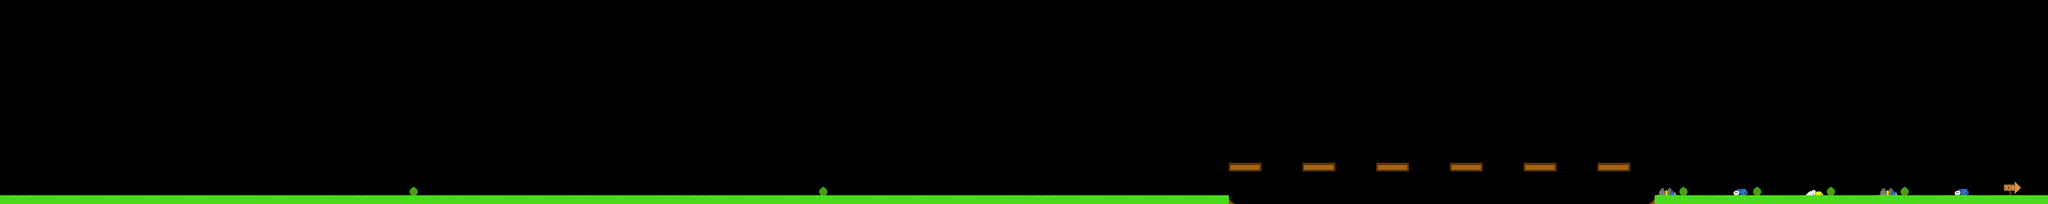

This game map was drawn from its Tiled (.tmx) file and the tilesets committed beside it. A one-line description and the trimmed map source follow:
An orthogonal 250x25 tile map with 32x32 px tiles, 2 tile layers (ground, background) and 79 objects.

<map version="1.0" orientation="orthogonal" renderorder="right-down" width="250" height="25" tilewidth="32" tileheight="32" nextobjectid="101">
 <tileset firstgid="1" name="ground" tilewidth="32" tileheight="32">
  <image source="levelTextures/ground.png" width="256" height="256" />
 </tileset>
 <layer name="ground" width="250" height="25">
  <data>[6250 cells, 227 non-empty, 7 distinct tile ids]</data>
 </layer>
 <layer name="background" width="250" height="25">
  <data>[6250 cells, 252 non-empty, 22 distinct tile ids]</data>
 </layer>
 <objectgroup name="enemy">
  <object id="78" x="867" y="723" width="28" height="29">
   <properties>
    <property name="enemyType" value="0" />
   </properties>
   <ellipse />
  </object>
  <object id="79" x="1058" y="724" width="29" height="29">
   <properties>
    <property name="enemyType" value="0" />
   </properties>
   <ellipse />
  </object>
  <object id="80" x="1249" y="725" width="31" height="28">
   <properties>
    <property name="enemyType" value="1" />
   </properties>
   <ellipse />
  </object>
  <object id="81" x="1953" y="724" width="30" height="27">
   <properties>
    <property name="enemyType" value="2" />
   </properties>
   <ellipse />
  </object>
  <object id="82" x="2147" y="721" width="28" height="31">
   <properties>
    <property name="enemyType" value="1" />
   </properties>
   <ellipse />
  </object>
  <object id="83" x="2336" y="722" width="31" height="30">
   <properties>
    <property name="enemyType" value="1" />
   </properties>
   <ellipse />
  </object>
  <object id="84" x="2529" y="723" width="30" height="29">
   <properties>
    <property name="enemyType" value="2" />
   </properties>
   <ellipse />
  </object>
  <object id="85" x="2720" y="722" width="30" height="30">
   <properties>
    <property name="enemyType" value="2" />
   </properties>
   <ellipse />
  </object>
  <object id="86" x="2914" y="721" width="30" height="31">
   <properties>
    <property name="enemyType" value="1" />
   </properties>
   <ellipse />
  </object>
  <object id="87" x="3490" y="721" width="30" height="30">
   <properties>
    <property name="enemyType" value="0" />
   </properties>
   <ellipse />
  </object>
  <object id="88" x="3680" y="721" width="32" height="31">
   <properties>
    <property name="enemyType" value="2" />
   </properties>
   <ellipse />
  </object>
  <object id="89" x="3872" y="721" width="29" height="30">
   <properties>
    <property name="enemyType" value="1" />
   </properties>
   <ellipse />
  </object>
  <object id="90" x="4066" y="718" width="29" height="30">
   <properties>
    <property name="enemyType" value="0" />
   </properties>
   <ellipse />
  </object>
  <object id="91" x="4257" y="718" width="30" height="31">
   <properties>
    <property name="enemyType" value="3" />
   </properties>
   <ellipse />
  </object>
  <object id="92" x="4450" y="719" width="30" height="32">
   <properties>
    <property name="enemyType" value="2" />
   </properties>
   <ellipse />
  </object>
  <object id="93" x="4640" y="723" width="30" height="31">
   <properties>
    <property name="enemyType" value="3" />
   </properties>
   <ellipse />
  </object>
 </objectgroup>
 <objectgroup name="player">
  <object id="6" x="98" y="738" width="28" height="27">
   <ellipse />
  </object>
 </objectgroup>
 <objectgroup name="traps">
  <object id="1" x="1746" y="721" width="29" height="27">
   <ellipse />
  </object>
  <object id="2" x="1488" y="722" width="30" height="30">
   <ellipse />
  </object>
  <object id="3" x="3122" y="721" width="29" height="29">
   <ellipse />
  </object>
  <object id="4" x="3314" y="720" width="30" height="29">
   <ellipse />
  </object>
  <object id="5" x="6353" y="594" width="28" height="29">
   <ellipse />
  </object>
 </objectgroup>
 <objectgroup name="coins">
  <object id="26" x="1600" y="609" width="31" height="29">
   <ellipse />
  </object>
  <object id="27" x="1728" y="610" width="31" height="27">
   <ellipse />
  </object>
  <object id="28" x="1473" y="607" width="29" height="30">
   <ellipse />
  </object>
  <object id="29" x="1665" y="674" width="30" height="29">
   <ellipse />
  </object>
  <object id="30" x="1537" y="673" width="29" height="29">
   <ellipse />
  </object>
  <object id="31" x="1407" y="673" width="32" height="30">
   <ellipse />
  </object>
  <object id="32" x="1793" y="675" width="30" height="28">
   <ellipse />
  </object>
  <object id="34" x="4992" y="479" width="31" height="32">
   <ellipse />
  </object>
  <object id="35" x="5279" y="481" width="31" height="31">
   <ellipse />
  </object>
  <object id="36" x="5569" y="481" width="30" height="29">
   <ellipse />
  </object>
  <object id="37" x="4929" y="513" width="30" height="27">
   <ellipse />
  </object>
  <object id="38" x="5056" y="512" width="31" height="31">
   <ellipse />
  </object>
  <object id="39" x="5216" y="512" width="32" height="30">
   <ellipse />
  </object>
  <object id="40" x="5346" y="514" width="28" height="26">
   <ellipse />
  </object>
  <object id="41" x="5506" y="515" width="30" height="27">
   <ellipse />
  </object>
  <object id="42" x="5632" y="514" width="30" height="28">
   <ellipse />
  </object>
  <object id="43" x="5857" y="483" width="29" height="30">
   <ellipse />
  </object>
  <object id="44" x="5796" y="515" width="25" height="26">
   <ellipse />
  </object>
  <object id="45" x="5922" y="514" width="27" height="30">
   <ellipse />
  </object>
  <object id="46" x="6145" y="483" width="29" height="26">
   <ellipse />
  </object>
  <object id="47" x="6081" y="514" width="29" height="25">
   <ellipse />
  </object>
  <object id="48" x="6209" y="512" width="29" height="29">
   <ellipse />
  </object>
  <object id="49" x="6656" y="610" width="31" height="28">
   <ellipse />
  </object>
  <object id="50" x="6943" y="609" width="29" height="29">
   <ellipse />
  </object>
  <object id="51" x="7232" y="609" width="28" height="29">
   <ellipse />
  </object>
  <object id="52" x="7520" y="609" width="31" height="29">
   <ellipse />
  </object>
  <object id="54" x="386" y="706" width="27" height="28">
   <ellipse />
  </object>
  <object id="55" x="577" y="705" width="31" height="29">
   <ellipse />
  </object>
  <object id="56" x="767" y="704" width="33" height="31">
   <ellipse />
  </object>
  <object id="57" x="962" y="708" width="30" height="29">
   <ellipse />
  </object>
  <object id="58" x="1154" y="707" width="29" height="29">
   <ellipse />
  </object>
  <object id="59" x="1345" y="704" width="30" height="27">
   <ellipse />
  </object>
  <object id="60" x="1858" y="704" width="29" height="31">
   <ellipse />
  </object>
  <object id="61" x="2049" y="707" width="29" height="24">
   <ellipse />
  </object>
  <object id="62" x="2241" y="706" width="30" height="29">
   <ellipse />
  </object>
  <object id="63" x="2433" y="706" width="30" height="29">
   <ellipse />
  </object>
  <object id="64" x="2624" y="706" width="32" height="29">
   <ellipse />
  </object>
  <object id="65" x="2817" y="705" width="30" height="29">
   <ellipse />
  </object>
  <object id="66" x="3009" y="705" width="28" height="30">
   <ellipse />
  </object>
  <object id="67" x="3201" y="579" width="30" height="27">
   <ellipse />
  </object>
  <object id="68" x="3104" y="642" width="31" height="29">
   <ellipse />
  </object>
  <object id="69" x="3297" y="642" width="27" height="27">
   <ellipse />
  </object>
  <object id="70" x="3394" y="705" width="28" height="30">
   <ellipse />
  </object>
  <object id="71" x="3585" y="706" width="29" height="29">
   <ellipse />
  </object>
  <object id="72" x="3777" y="705" width="30" height="31">
   <ellipse />
  </object>
  <object id="73" x="3969" y="705" width="29" height="30">
   <ellipse />
  </object>
  </objectgroup>
 <objectgroup name="medickit">
  <!-- 7 objects omitted --></objectgroup>
</map>
<!-- 11 of 79 objects omitted -->
